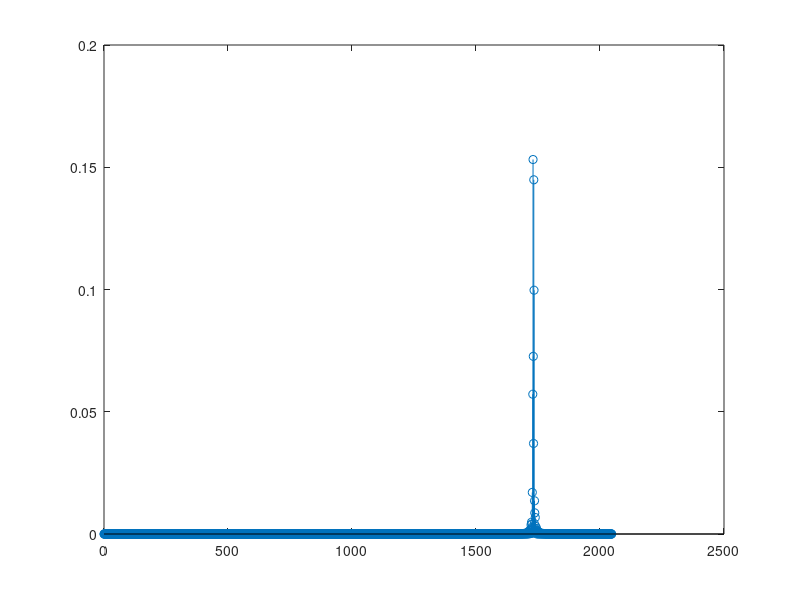

Write the MATLAB code that produced this figure.
clear all;clc;close all;

% ------- Definitions -------
u = 129;
Nzc = 839;
NIFFT = 2048;
NIDFT = 24576;
NSUBFRAME = 30720;
Ncp = 3168;
NG = 2976;
v = [10];
Ncs = 13;

K = 1; % Number of Tranmitters, i.e., UEs or number of single-antenna terminals.

prach_offset = 10;

signal = complex(0,0)*zeros(1,NIFFT);
xuv = complex(0,0)*zeros(1,Nzc);

preambles = complex(zeros(K,NSUBFRAME),zeros(K,NSUBFRAME));

show_figures = false;

% ------- Generate Root Zadoff-Chu sequence. -------
n = [0:1:(Nzc-1)];
xu_root = exp(-1i*(pi*u.*n.*(n+1))./Nzc);

%% ****************************** PRACH Transmission ******************************
for i=1:1:K
    
    % ------- Apply Cyclic Shift to Root Zadoff-Chu sequence. -------
    Cv = v(i)*Ncs;
    xuv = xu_root(mod((n+Cv),Nzc)+1);
    
    % ------- Apply DFT to the Preamble. -------
    Xuv = fft(xuv,Nzc);
    
    % ------- Subcarrier Mapping. -------
    bb_signal = [complex(zeros(1,prach_offset),zeros(1,prach_offset)), Xuv, complex(zeros(1,NIDFT-prach_offset-Nzc),zeros(1,NIDFT-prach_offset-Nzc))];
    
    % ------- Apply IDFT to the Baseband Signal. -------
    prach = ifft(bb_signal,NIDFT);
    
    % ------- Add CP. -------
    prach_cp = [prach(NIDFT-Ncp+1:NIDFT), prach];
    
    % ------- Add Guard-time (GT) interval. -------
    y = [prach_cp, zeros(1,NG)];
    
    if(show_figures)
        figure(4);
        stem(0:1:NIDFT-1,abs(fft(y(Ncp+1:NIDFT+Ncp),NIDFT)));
        title('Transmitted PRACH signal.');
    end
    
    preambles(i,:) = y;
      
end

%% *************************** Multipath Rayleigh Channel ***************************
delay_zcorr1 = 2;
delay1 = delay_zcorr1*12;

delay_zcorr2 = 2;
delay2 = delay_zcorr2*12;

h110 = 0.5 + 1i*0.8;
h111 = 0.2 + 1i*0.2;
h112 = 0.7 + 1i*0.3;

energy = (abs(h110).^2 + abs(h111).^2 + abs(h112).^2) / 3;
normalization_factor = 1/sqrt(energy);

h110 = h110*normalization_factor;
h111 = h111*normalization_factor;
h112 = h112*normalization_factor;

energy = (abs(h110).^2 + abs(h111).^2 + abs(h112).^2) / 3;

if(delay1 > 0 || delay2 > 0)
    preambles_delayed1 = [complex(zeros(1,delay1),zeros(1,delay1)), preambles(1,1:end-delay1)];
    preambles_delayed2 = [complex(zeros(1,delay2),zeros(1,delay2)), preambles(1,1:end-delay2)]; 
    y_channel = (h110*preambles + h111*preambles_delayed1 + h112*preambles_delayed2);
else
    y_channel = h110*preambles;
end

preambles_delayed1 = [complex(zeros(1,delay1),zeros(1,delay1)), preambles(1,1:end-delay1)];
preambles_delayed2 = [complex(zeros(1,delay2),zeros(1,delay2)), preambles(1,1:end-delay2)];
y_channel = preambles + preambles_delayed1;%h110*preambles_delayed;

%y_channel = preambles;

%% ****************************** PRACH Reception ******************************

% ------- CP and GT Removal. -------
rec_signal = y_channel(Ncp+1:NIDFT+Ncp);

if(show_figures)
    figure(5);
    stem(0:1:NIDFT-1,abs(fft(rec_signal,NIDFT)));
    title('Received base-band signal');
end

% ------- Apply DFT to received signal. -------
rec_fft = fft(rec_signal,NIDFT);

% ------- Sub-carrier de-mapping. -------
rec_Xuv = rec_fft(prach_offset+1:prach_offset+Nzc);

% ------- Apply DFT to Root Zadoff-Chu sequence. -------
Xu_root = fft(xu_root, Nzc);

% ------- Multiply Local Zadoff-Chu root sequence by received sequence. -------
conj_Xu_root = conj(Xu_root);
multiplied_sequences = (rec_Xuv.*conj_Xu_root);

% ------- Squared modulus used for peak detection. -------
NIFFT_CORR = 2048;
pdp_freq = ifft(multiplied_sequences,NIFFT_CORR)/Nzc;
pdp_freq_adjusted = pdp_freq;

%% --------------------------------------------------------------------------
if(0) % Apenas um pico por vez
    PDP_ADJUST_FACTOR_0 = (2.292818612477107 - 1.036051241556373i); % delay 0
    PDP_ADJUST_FACTOR_1 = 1; % delay 1
    PDP_ADJUST_FACTOR_2 = 1; % delay 2
    PDP_ADJUST_FACTOR_3 = 1; % delay 3
    PDP_ADJUST_FACTOR_10 = 1; % delay 10
    PDP_ADJUST_FACTOR_13 = 1; % delay 13
    
    pdp_freq_adjusted(710) = pdp_freq_adjusted(710);
    if(delay1 > 0)
        pdp_freq_adjusted(710+delay_zcorr1) = (PDP_ADJUST_FACTOR_1)*pdp_freq_adjusted(710+delay_zcorr1);
    end
    
    if(delay2 > 0)
        pdp_freq_adjusted(710+delay_zcorr2) = (PDP_ADJUST_FACTOR_2)*pdp_freq_adjusted(710+delay_zcorr2);
    end
end

%% -------------------------------------------------------------------------
pdp = abs(pdp_freq_adjusted).^2;

stem(0:1:NIFFT_CORR-1,pdp)
%stem(0:1:NIFFT_CORR-1,pdp_freq_adjusted)

h110
h111
h112
pdp_freq_adjusted(1732)
pdp_freq_adjusted(1732+delay_zcorr1)
pdp_freq_adjusted(1732+delay_zcorr2)

